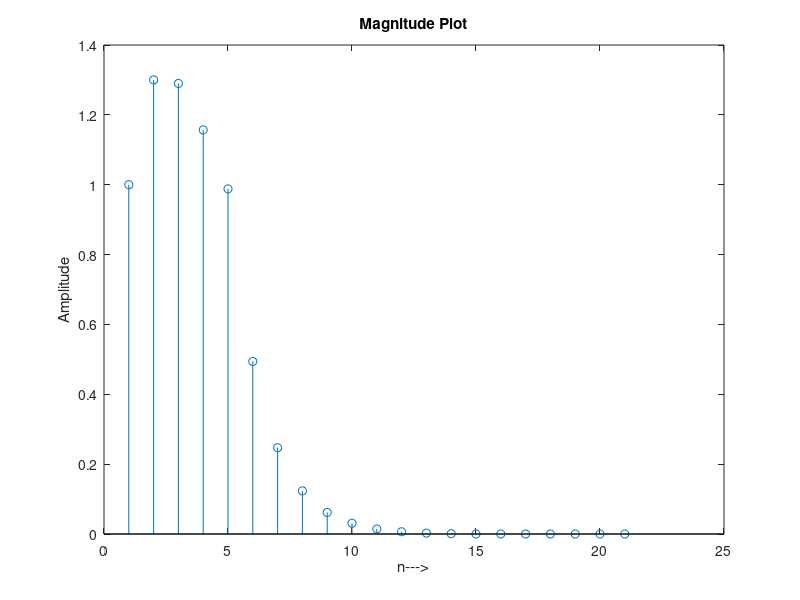

Recreate this plot in MATLAB.
close all;
clear all;
clc;
n = 0:10;
u = n >= 0;
u1 = n >= 10;
h = power(0.5,n).*(u - u1);
u2 = n >= 5;
x = power(0.8,n).*(u - u2);
ans1 = conv(h,x);
stem(ans1);
title('Magnitude Plot');
xlabel('n--->');
ylabel('Amplitude')
